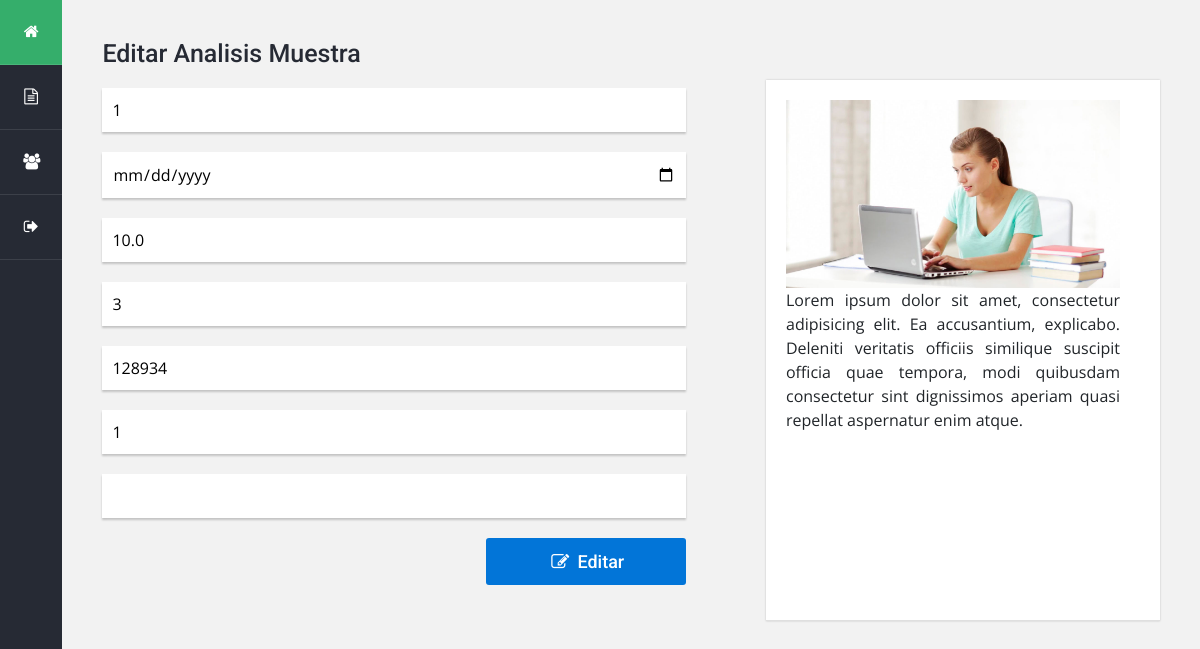
Screenshot of /ExamenPhp/manejadorAnalisisMuestra.php?accion=crudEditar&id=1 with the database file from the repository.
### tables this page shows
CREATE TABLE `analisis_muestra` (
  `id` int(11) NOT NULL,
  `fecha_recepcion` datetime NOT NULL,
  `temperatura` decimal(3,1) NOT NULL,
  `cantidad` int(11) NOT NULL,
  `empresa_codigo` int(11) DEFAULT NULL,
  `particular_codigo` int(11) DEFAULT NULL,
  `empleado_rut` varchar(10) NOT NULL
);

### ExamenPhp/controllers/AnalisisMuestraController.php (called while the page is built, shortened)
<?php
	require_once "./models/AnalisisMuestra.php";
	class AnalisisMuestraController {
		public $analisisMuestra;
		public function __construct() {
	        $this->analisisMuestra = new AnalisisMuestra();
	    }
		public function crudEditar() {
			$this->analisisMuestra->setId($_REQUEST['id']);
			$analisisMuestra = $this->analisisMuestra->buscarXId();
    		include "views/sections/clienteHead.php";
			include 'views/frm_analisisMuestra_edit.php';
			include "views/sections/footer.php";
		}
	}
?>

### ExamenPhp/models/AnalisisMuestra.php (called while the page is built, shortened)
<?php
require_once "DB.php";
class AnalisisMuestra
    {
        private $id;
        private $fechaRecepcion;
        private $temperatura;
        private $cantidad;
        private $empleadoRut;
        private $particularCodigo;
        private $empresaCodigo;
        public function __construct($id=null, $fechaRecepcion=null, $temperatura=null, $cantidad=null, $empleadoRut=null, $particularCodigo=null, $empresaCodigo=null)
            {
                $this->id    = $id;
                $this->fechaRecepcion       = $fechaRecepcion;
                $this->temperatura  = $temperatura;
                $this->cantidad    = $cantidad;
                $this->empleadoRut = $empleadoRut;
                $this->particularCodigo     = $particularCodigo;
                $this->empresaCodigo     = $empresaCodigo;
            }
        public function setId($id)
        {
            $this->id = $id;
            return $this;
        }
        public function getId()
        {
            return $this->id;
        }
        public function setFechaRecepcion($fechaRecepcion)
        {
            $this->fechaRecepcion = $fechaRecepcion;
            return $this;
        }
        public function getFechaRecepcion()
        {
            return $this->fechaRecepcion;
        }
        public function setTemperatura($temperatura)
        {
            $this->temperatura = $temperatura;
            return $this;
        }
        public function getTemperatura()
        {
            return $this->temperatura;
        }
        public function setCantidad($cantidad)
        {
            $this->cantidad = $cantidad;
            return $this;
        }
        public function getCantidad()
        {
            return $this->cantidad;
        }
        public function setEmpleadoRut($empleadoRut = null)
        {
            $this->empleadoRut = $empleadoRut;
            return $this;
        }
        public function getEmpleadoRut()
        {
            return $this->empleadoRut;
        }
        public function setParticularCodigo($particularCodigo = null)
        {
            $this->particularCodigo = $particularCodigo;
            return $this;
        }
        public function getParticularCodigo()
        {
            return $this->particularCodigo;
        }
        public function setEmpresaCodigo($empresaCodigo = null)
        {
            $this->empresaCodigo = $empresaCodigo;
            return $this;
        }
        public function getEmpresaCodigo()
        {
            return $this->empresaCodigo;
        }
        public function buscarXId(){
            $db = new DB();
            $query = "SELECT id,fecha_recepcion, temperatura, cantidad, empleado_rut, particular_codigo, empresa_codigo FROM analisis_muestra WHERE id = '$this->id'";
            $sentencia = $db->getConexion()->prepare($query);
            $sentencia->execute();
            $rs= $sentencia->fetchAll();
            $AnalisisMuestra = new AnalisisMuestra();
            foreach($rs as $fila){
                $AnalisisMuestra->setId($fila["id"]);
                $AnalisisMuestra->setFechaRecepcion($fila["fecha_recepcion"]);
                $AnalisisMuestra->setTemperatura($fila["temperatura"]);
                $AnalisisMuestra->setCantidad($fila["cantidad"]);
                $AnalisisMuestra->setEmpleadoRut($fila["empleado_rut"]);
                $AnalisisMuestra->setParticularCodigo($fila["particular_codigo"]);
                $AnalisisMuestra->setEmpresaCodigo($fila["empresa_codigo"]);
            }
            return $AnalisisMuestra;
        }
    }
?>

### ExamenPhp/models/DB.php (called while the page is built)
<?php
	class DB
	{
		private $conexion;
		function __construct()
		{
			try{
				$this->conexion = new PDO('mysql:host=localhost;dbname=bbddisp', 'userbbddisp', 'userbbddisp');
			}
			catch(PDOException $e){
		    	$this->conexion = null;
			}
		}
		function getConexion(){
			return $this->conexion;
		}
	}
?>

### ExamenPhp/views/frm_analisisMuestra_edit.php (the view)
<main class="main col">
	<div class="row">
		<div class="columna col-lg-7">
			<div class="widget nueva_entrada">
				<h3 class="titulo">Editar Analisis Muestra</h3>
				<form action="?accion=editar" method="post">
					<input type="text" name="id"  value="<?php echo $analisisMuestra->getId(); ?>" readonly />
					<input type="date" name="fechaRecepcion" value="<?php echo $analisisMuestra->getFechaRecepcion(); ?>"/>
					<input type="text" name="temperatura" value="<?php echo $analisisMuestra->getTemperatura(); ?>"/>
					<input type="text" name="cantidad" value="<?php echo $analisisMuestra->getCantidad(); ?>"/>
					<input type="text" name="empleadoRut" value="<?php echo $analisisMuestra->getEmpleadoRut(); ?>"/>
					<input type="text" name="particularCodigo" value="<?php echo $analisisMuestra->getParticularCodigo(); ?>"/>
					<input type="text" name="empresaCodigo" value="<?php echo $analisisMuestra->getEmpresaCodigo(); ?>"/>
					<div class="d-flex justify-content-end">
						<button><i class="icon icon-edit"></i> Editar</button>
					</div>
				</form>
			</div>
		</div>
		<div class="columna col-lg-5">
			<div class="widget comentarios">
				<div class="contenedor">
					<div class="comentario d-flex flex-wrap">
						<div class="foto">
							<img src="../../WebPHPISP/views/images/comp.jpg">
							<p style="text-align: justify;">	Lorem ipsum dolor sit amet, consectetur adipisicing elit. Ea accusantium, explicabo. Deleniti veritatis officiis similique suscipit officia quae tempora, modi quibusdam consectetur sint dignissimos aperiam quasi repellat aspernatur enim atque.</p>
						</div>
					</div>
				</div>
			</div>
		</div>
	</div>
</main>

### ExamenPhp/views/css/estilos2.css (style rules this page uses)
body { background: #f2f2f2; font-size: 16px; font-family: 'Open Sans', sans-serif; }
.main { padding-top: 40px; }
.main .columna { padding-left: 40px; padding-right: 40px; }
.main .titulo { color: #262a34; font-size: 25px; font-weight: 500; font-family: 'Roboto', sans-serif; margin-bottom: 20px; }
.main .widget { margin-bottom: 40px; }
.main .widget form input[type="text"], .main .widget form textarea { width: 100%; padding: 10px; margin-bottom: 20px; font-family: 'Open Sans', sans-serif; border: none; box-shadow: 0px 2px 2px 0px rgba(0,0,0,0.2); }
.main .widget form input[type="text"] { font-weight: 400; }
.main .widget form input[type="date"], .main .widget form textarea { width: 100%; padding: 10px; margin-bottom: 20px; font-family: 'Open Sans', sans-serif; border: none; box-shadow: 0px 2px 2px 0px rgba(0,0,0,0.2); }
.main .widget form input[type="date"] { font-weight: 400; }
.main .widget form button { background: #0275d8; cursor: pointer; color: #fff; font-family: 'Roboto', sans-serif; font-size: 18px; font-weight: 500; border: none; display: inline-block; padding: 10px; width: 200px; border-radius: 3px; transition: all .3s ease; }
.main .comentarios .contenedor { box-shadow: 0px 0px 2px 0px rgba(0,0,0,0.2); }
.main .comentarios .comentario { background: #fff; padding: 20px; margin-top: 40px; border-bottom: 1px solid #dfdfdf; }
.main .comentarios .comentario .foto { width: 100%; height: 500px; overflow: hidden; margin-right: 20px; }
.main .comentarios .comentario .foto img { width: 100%; }

### rows the page displays
analisis_muestra: id "1", temperatura "10.0", cantidad "3", empleadoRut "128934", particularCodigo "1"
